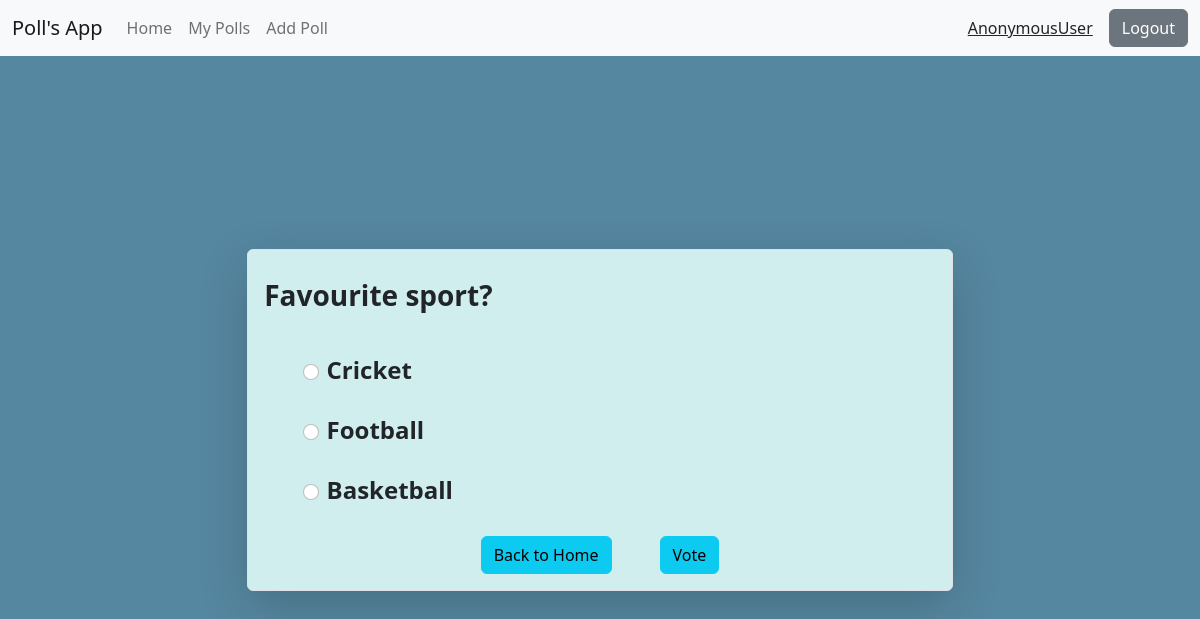
The app's page /vote/4 with its own data.
### home/models.py (models this page shows, shortened)
class Poll(models.Model):
    question=models.TextField()
    option_one=models.CharField(max_length=20)
    option_two=models.CharField(max_length=20)
    option_three=models.CharField(max_length=20)
    option_one_count=models.IntegerField(default=0)
    option_two_count=models.IntegerField(default=0)
    option_three_count=models.IntegerField(default=0)
    deadline=models.DateField(default=datetime.now().today())
    created_by=models.CharField(max_length=20,default="user")

### home/views.py (the view, shortened to what this page needs)
# urls.py: path("vote/<poll_id>",views.vote,name="vote"),
def vote(request,poll_id):
    poll=Poll.objects.get(id=poll_id)
    current_date = datetime.now().date()
    if current_date>poll.deadline:
        messages.warning(request, 'This poll has already ended!')
        return redirect('/')
    template = loader.get_template('vote.html')
    context={
            'poll':poll
    }
    return HttpResponse(template.render(context, request))

### templates/vote.html (shortened to what this page needs)
{% extends 'base.html' %}
{% block body %}
<div class="container d-flex align-items-center justify-content-center" style="height:91vh;background-color:#5687a0;max-width:100%;">
    <form method="post" action="/vote/{{poll.id}}" class="border rounded shadow-lg" style="background-color:rgb(209, 238, 238)" >
        <p class="my-4 mx-3 fs-3 fw-bold">{{poll.question}}</p>
        <div class="d-flex align-items-center justify-content-center flex-column ">
            <div class="form-check p-2 my-1 d-flex align-items-center justify-content-start" style="width:80%">
                <input class="form-check-input me-2" type="radio" name="option_one_check" id="option_one_check">
                <label class="form-check-label fw-semibold fs-4" for="option_one_check">
                  {{poll.option_one}}
                </label>
              </div>
              <div class="form-check p-2 my-1 d-flex align-items-center justify-content-start" style="width:80%">
                <input class="form-check-input me-2" type="radio" name="option_two_check" id="option_two_check">
                <label class="form-check-label fw-semibold fs-4" for="option_two_check">
                  {{poll.option_two}}
                </label>
              </div>
              <div class="form-check p-2 my-1 d-flex align-items-center justify-content-start" style="width:80%">
                <input class="form-check-input me-2" type="radio" name="option_three_check" id="option_three_check">
                <label class="form-check-label fw-semibold fs-4" for="option_three_check">
                  {{poll.option_three}}
                </label>
              </div>
        </div>
        <div class="d-flex align-items-center justify-content-center">
            <a href="/"><button type="button" class="btn btn-info  mx-4 my-3">Back to Home</button></a>
            <button type="submit" class="btn btn-info mx-4 my-3">Vote</button>
        </div>
      </form>
</div>
{% endblock body %}

### static/style.css (style rules this page uses)
body { background-color: #5687a0; }
@media screen and (min-width:920px) { .container { max-width: 70%; } }
@media screen and (min-width:920px) { form { width: 60%; } }

### records on screen
Poll: question "Favourite sport?", option_one "Cricket", option_two "Football", option_three "Basketball"

### other values on screen
{{ request.user }} "AnonymousUser"
